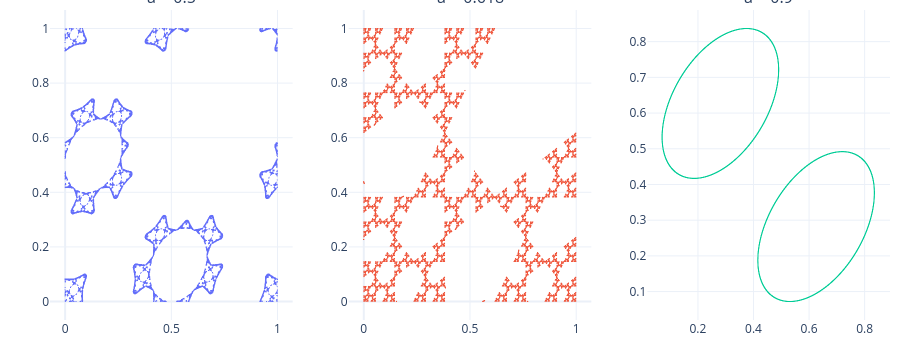
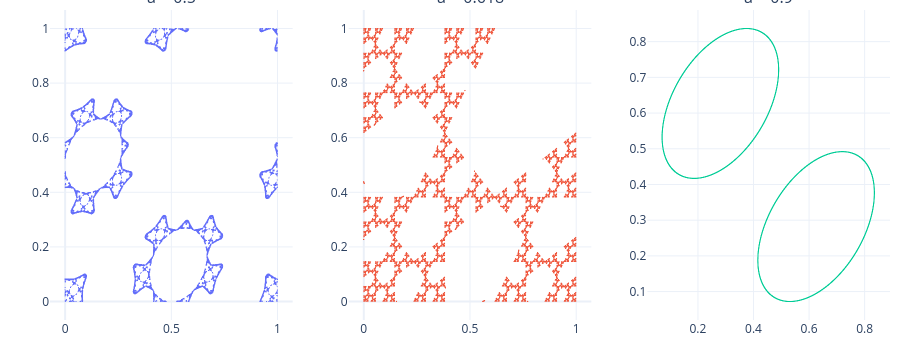

The code cell stored with these charts, in order, in its notebook:
### Markdown cell above
**Several values of `a` side by side.**

### Code cell
from plotly.subplots import make_subplots
m = load(mb)
fig = make_subplots(rows=1, cols=3, subplot_titles=["a = 0.5", "a = 0.618", "a = 0.9"])
for k, a in enumerate((0.5, 0.618, 0.9)):
    tr = m.run(keep=False, a=a, total=20000)
    fig.add_scattergl(x=tr["x"], y=tr["y"], mode="markers", marker=dict(size=1), row=1, col=k + 1, showlegend=False)
show_figure(fig, height=360)

### Figure 1 — Plotly figure (JSON) as saved in the notebook; plotly's stock layout.template omitted (floating-point values rounded to 4 significant figures; data arrays with more than 128 entries replaced by an {"elided": "..."} marker saying what was removed)
{"data": [{"marker": {"size": 1}, "mode": "markers", "showlegend": false, "type": "scattergl", "x": {"elided": "20001 float values"}, "xaxis": "x", "y": {"elided": "20001 float values"}, "yaxis": "y"}, {"marker": {"size": 1}, "mode": "markers", "showlegend": false, "type": "scattergl", "x": {"elided": "20001 float values"}, "xaxis": "x2", "y": {"elided": "20001 float values"}, "yaxis": "y2"}, {"marker": {"size": 1}, "mode": "markers", "showlegend": false, "type": "scattergl", "x": {"elided": "20001 float values"}, "xaxis": "x3", "y": {"elided": "20001 float values"}, "yaxis": "y3"}], "layout": {"annotations": [{"font": {"size": 16}, "showarrow": false, "text": "a = 0.5", "x": 0.1444, "xanchor": "center", "xref": "paper", "y": 1.0, "yanchor": "bottom", "yref": "paper"}, {"font": {"size": 16}, "showarrow": false, "text": "a = 0.618", "x": 0.5, "xanchor": "center", "xref": "paper", "y": 1.0, "yanchor": "bottom", "yref": "paper"}, {"font": {"size": 16}, "showarrow": false, "text": "a = 0.9", "x": 0.8556, "xanchor": "center", "xref": "paper", "y": 1.0, "yanchor": "bottom", "yref": "paper"}], "height": 360, "margin": {"b": 40, "l": 50, "r": 10, "t": 10}, "paper_bgcolor": "white", "plot_bgcolor": "white", "xaxis": {"anchor": "y", "domain": [0.0, 0.2889]}, "xaxis2": {"anchor": "y2", "domain": [0.3556, 0.6444]}, "xaxis3": {"anchor": "y3", "domain": [0.7111, 1.0]}, "yaxis": {"anchor": "x", "domain": [0.0, 1.0]}, "yaxis2": {"anchor": "x2", "domain": [0.0, 1.0]}, "yaxis3": {"anchor": "x3", "domain": [0.0, 1.0]}}}

### Figure 2 — Plotly figure (JSON) as saved in the notebook; plotly's stock layout.template omitted (floating-point values rounded to 4 significant figures; data arrays with more than 128 entries replaced by an {"elided": "..."} marker saying what was removed)
{"data": [{"marker": {"size": 1}, "mode": "markers", "showlegend": false, "type": "scattergl", "x": {"elided": "20001 float values"}, "xaxis": "x", "y": {"elided": "20001 float values"}, "yaxis": "y"}, {"marker": {"size": 1}, "mode": "markers", "showlegend": false, "type": "scattergl", "x": {"elided": "20001 float values"}, "xaxis": "x2", "y": {"elided": "20001 float values"}, "yaxis": "y2"}, {"marker": {"size": 1}, "mode": "markers", "showlegend": false, "type": "scattergl", "x": {"elided": "20001 float values"}, "xaxis": "x3", "y": {"elided": "20001 float values"}, "yaxis": "y3"}], "layout": {"annotations": [{"font": {"size": 16}, "showarrow": false, "text": "a = 0.5", "x": 0.1444, "xanchor": "center", "xref": "paper", "y": 1.0, "yanchor": "bottom", "yref": "paper"}, {"font": {"size": 16}, "showarrow": false, "text": "a = 0.618", "x": 0.5, "xanchor": "center", "xref": "paper", "y": 1.0, "yanchor": "bottom", "yref": "paper"}, {"font": {"size": 16}, "showarrow": false, "text": "a = 0.9", "x": 0.8556, "xanchor": "center", "xref": "paper", "y": 1.0, "yanchor": "bottom", "yref": "paper"}], "height": 360, "margin": {"b": 40, "l": 50, "r": 10, "t": 10}, "paper_bgcolor": "white", "plot_bgcolor": "white", "xaxis": {"anchor": "y", "domain": [0.0, 0.2889]}, "xaxis2": {"anchor": "y2", "domain": [0.3556, 0.6444]}, "xaxis3": {"anchor": "y3", "domain": [0.7111, 1.0]}, "yaxis": {"anchor": "x", "domain": [0.0, 1.0]}, "yaxis2": {"anchor": "x2", "domain": [0.0, 1.0]}, "yaxis3": {"anchor": "x3", "domain": [0.0, 1.0]}}}
